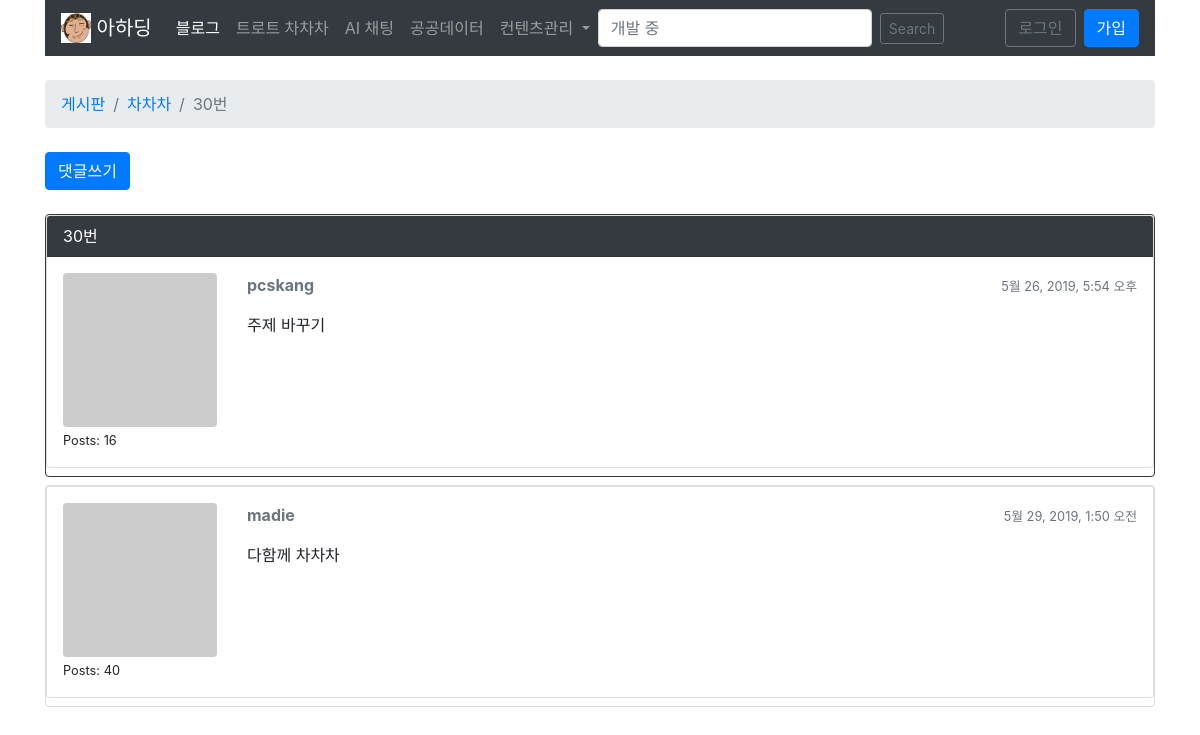
/게시판/1/주제/31/, run on the app's committed database.
### boards/models.py (models this page shows, shortened)
class 주제텝(models.Model):
    주제 = models.CharField(max_length=255)
    게시일 = models.DateTimeField(auto_now_add=True)
    게시판 = models.ForeignKey(게시판텝, related_name='주제들', on_delete=models.CASCADE)
    게시자 = models.ForeignKey(회원, related_name='주제들', on_delete=models.CASCADE)
    조회수 = models.PositiveIntegerField(default=0)
    def __str__(self):
        return self.주제

class 게시판텝(models.Model):
    이름 = models.CharField(max_length=30)
    설명 = models.CharField(max_length=100)

class 글텝(models.Model):
    글 = models.TextField(max_length=4000)
    주제 = models.ForeignKey(주제텝, related_name='글들', on_delete=models.CASCADE)
    작성자 = models.ForeignKey(회원, related_name='글들', on_delete=models.CASCADE)
    작성일 = models.DateTimeField(auto_now_add=True)
    수정자 = models.ForeignKey(회원, null=True, related_name='+', on_delete=models.CASCADE)
    수정일 = models.DateTimeField(null=True)
    def get_message_as_markdown(self):
        return mark_safe(markdown(self.글, safe_mode='escape'))

### boards/templatetags/gravatar.py (called while the page is built)
@register.filter
def gravatar(user):
    email = user.email.lower().encode('utf-8')
    default = 'mm'
    size = 256
    url = 'https://www.gravatar.com/avatar/{md5}?{params}'.format(
        md5=hashlib.md5(email).hexdigest(),
        params=urlencode({'d': default, 's': str(size)})
    )
    return url

### boards/views.py (called while the page is built)
    def get_context_data(self, **kwargs):
        session_key = 'viewed_topic_{}'.format(self.주제.pk)
        if not self.request.session.get(session_key, False):
            self.주제.조회수 += 1
            self.주제.save()
            self.request.session[session_key] = True
        kwargs['주제'] = self.주제
        return super().get_context_data(**kwargs)

    def get_queryset(self):
        self.주제 = get_object_or_404(주제텝, 게시판__pk=self.kwargs.get('id'), pk=self.kwargs.get('주제_id'))
        queryset = self.주제.글들.order_by('작성일')
        return queryset

### boards/templates/댓글목록.html (shortened to what this page needs)
{% extends '게시판기본.html' %}
{% load static gravatar %}
{% block 이정표 %}
  <li class="breadcrumb-item"><a href="{% url '게시판목록' %}">게시판</a></li>
  <li class="breadcrumb-item"><a href="{% url '주제목록' 주제.게시판.pk %}">{{주제.게시판.이름}}</a></li>
  <li class="breadcrumb-item active">{{ 주제.주제 }}</li>
{% endblock %}
{% block 페이지내용 %}
  <div class="mb-4">
    <a href="{% url '댓글' 주제.게시판_id 주제.pk %}" class="btn btn-primary" role="button">댓글쓰기</a>
  </div>
  {% for 게시물 in 글들 %}
   <div id="{{ 게시물.pk }}" class="card {% if forloop.last %}mb-4{% else %}mb-2{% endif %} {% if forloop.first %}border-dark{% endif %}">
    <div class="card mb-2" {% if forloop.first %}border-dark{% endif %}>
    {% if forloop.first %}
    <div class="card-header text-white bg-dark py-2 px-3">
        {{게시물.주제}}
    </div>{% endif %}
    <div class="card-body p-3">
    <div class="row">
      <div class="col-2">
        <img src="{{ 게시물.작성자|gravatar }}" alt="{{ 게시물.작성자.username }}" class="w-100 rounded">
        <small>Posts: {{ 게시물.작성자.글들.count }}</small>
      </div>
      <div class="col-10">
        <div class="row mb-3">
          <div class="col-6">
            <strong class="text-muted">{{ 게시물.작성자.username }}</strong>
          </div>
          <div class="col-6 text-right">
            <small class="text-muted">{{ 게시물.작성일 }}</small>
          </div>
        </div>
        {{ 게시물.get_message_as_markdown }}
      </div>
    </div>
    </div>
    </div>
    </div>
  {% endfor %}
{% endblock %}

### data on the page
주제텝: 게시판.이름 "차차차", 주제 "30번"
글텝: 주제.주제 "30번", 작성자 "16", 작성자.username "pcskang", 작성일 "5월 26, 2019, 5:54 오후", 글 "주제 바꾸기"
글텝: 작성자 "40", 작성자.username "madie", 작성일 "5월 29, 2019, 1:50 오전", 글 "다함께 차차차"
